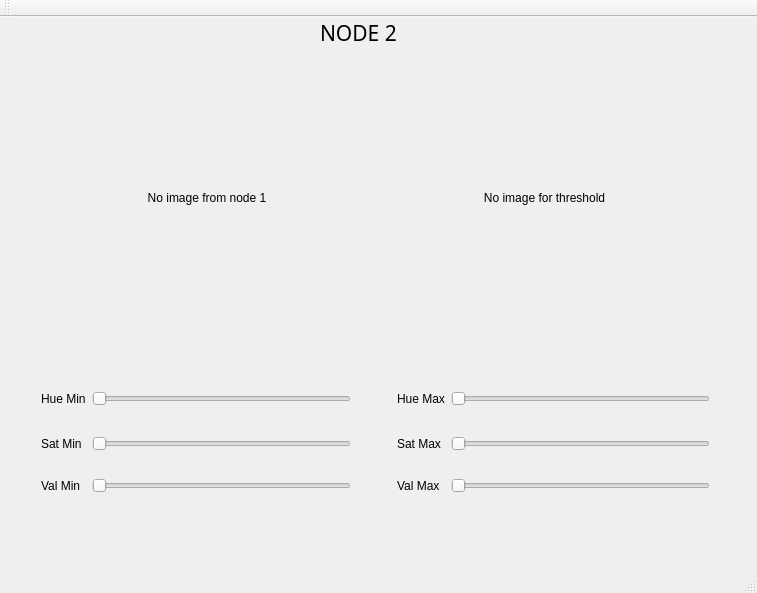
<?xml version="1.0" encoding="UTF-8"?>
<ui version="4.0">
 <class>MainWindow</class>
 <widget class="QMainWindow" name="MainWindow">
  <property name="geometry">
   <rect>
    <x>0</x>
    <y>0</y>
    <width>757</width>
    <height>593</height>
   </rect>
  </property>
  <property name="windowTitle">
   <string>MainWindow</string>
  </property>
  <widget class="QWidget" name="centralWidget">
   <widget class="QWidget" name="gridLayoutWidget">
    <property name="geometry">
     <rect>
      <x>30</x>
      <y>340</y>
      <width>691</width>
      <height>171</height>
     </rect>
    </property>
    <layout class="QGridLayout" name="gridLayout">
     <item row="2" column="0">
      <widget class="QLabel" name="label_3">
       <property name="text">
        <string>Val Min</string>
       </property>
      </widget>
     </item>
     <item row="0" column="3">
      <spacer name="horizontalSpacer">
       <property name="orientation">
        <enum>Qt::Horizontal</enum>
       </property>
       <property name="sizeType">
        <enum>QSizePolicy::Minimum</enum>
       </property>
       <property name="sizeHint" stdset="0">
        <size>
         <width>40</width>
         <height>20</height>
        </size>
       </property>
      </spacer>
     </item>
     <item row="0" column="5">
      <widget class="QSlider" name="hs_Mh">
       <property name="maximum">
        <number>255</number>
       </property>
       <property name="orientation">
        <enum>Qt::Horizontal</enum>
       </property>
      </widget>
     </item>
     <item row="0" column="0">
      <widget class="QLabel" name="label">
       <property name="text">
        <string>Hue Min</string>
       </property>
      </widget>
     </item>
     <item row="2" column="5">
      <widget class="QSlider" name="hs_Mv">
       <property name="maximum">
        <number>255</number>
       </property>
       <property name="orientation">
        <enum>Qt::Horizontal</enum>
       </property>
      </widget>
     </item>
     <item row="0" column="4">
      <widget class="QLabel" name="label_4">
       <property name="text">
        <string>Hue Max</string>
       </property>
      </widget>
     </item>
     <item row="1" column="4">
      <widget class="QLabel" name="label_5">
       <property name="text">
        <string>Sat Max</string>
       </property>
      </widget>
     </item>
     <item row="1" column="0">
      <widget class="QLabel" name="label_2">
       <property name="text">
        <string>Sat Min</string>
       </property>
      </widget>
     </item>
     <item row="1" column="5">
      <widget class="QSlider" name="hs_Ms">
       <property name="maximum">
        <number>255</number>
       </property>
       <property name="orientation">
        <enum>Qt::Horizontal</enum>
       </property>
      </widget>
     </item>
     <item row="2" column="1">
      <widget class="QSlider" name="hs_mv">
       <property name="maximum">
        <number>255</number>
       </property>
       <property name="orientation">
        <enum>Qt::Horizontal</enum>
       </property>
      </widget>
     </item>
     <item row="1" column="1">
      <widget class="QSlider" name="hs_ms">
       <property name="maximum">
        <number>255</number>
       </property>
       <property name="orientation">
        <enum>Qt::Horizontal</enum>
       </property>
      </widget>
     </item>
     <item row="0" column="1">
      <widget class="QSlider" name="hs_mh">
       <property name="maximum">
        <number>255</number>
       </property>
       <property name="orientation">
        <enum>Qt::Horizontal</enum>
       </property>
      </widget>
     </item>
     <item row="2" column="4">
      <widget class="QLabel" name="label_6">
       <property name="text">
        <string>Val Max</string>
       </property>
      </widget>
     </item>
    </layout>
   </widget>
   <widget class="QLabel" name="label_7">
    <property name="geometry">
     <rect>
      <x>320</x>
      <y>0</y>
      <width>81</width>
      <height>31</height>
     </rect>
    </property>
    <property name="font">
     <font>
      <family>Sans Serif</family>
      <pointsize>16</pointsize>
     </font>
    </property>
    <property name="text">
     <string>NODE 2</string>
    </property>
   </widget>
   <widget class="QWidget" name="horizontalLayoutWidget">
    <property name="geometry">
     <rect>
      <x>30</x>
      <y>40</y>
      <width>691</width>
      <height>281</height>
     </rect>
    </property>
    <layout class="QHBoxLayout" name="horizontalLayout">
     <item>
      <widget class="QLabel" name="label_node1">
       <property name="sizePolicy">
        <sizepolicy hsizetype="Fixed" vsizetype="Fixed">
         <horstretch>0</horstretch>
         <verstretch>0</verstretch>
        </sizepolicy>
       </property>
       <property name="maximumSize">
        <size>
         <width>342</width>
         <height>279</height>
        </size>
       </property>
       <property name="text">
        <string>No image from node 1</string>
       </property>
       <property name="alignment">
        <set>Qt::AlignCenter</set>
       </property>
      </widget>
     </item>
     <item>
      <widget class="QLabel" name="label_node2">
       <property name="sizePolicy">
        <sizepolicy hsizetype="Fixed" vsizetype="Fixed">
         <horstretch>0</horstretch>
         <verstretch>0</verstretch>
        </sizepolicy>
       </property>
       <property name="maximumSize">
        <size>
         <width>342</width>
         <height>279</height>
        </size>
       </property>
       <property name="text">
        <string>No image for threshold</string>
       </property>
       <property name="alignment">
        <set>Qt::AlignCenter</set>
       </property>
      </widget>
     </item>
    </layout>
   </widget>
  </widget>
  <widget class="QMenuBar" name="menuBar">
   <property name="geometry">
    <rect>
     <x>0</x>
     <y>0</y>
     <width>757</width>
     <height>25</height>
    </rect>
   </property>
  </widget>
  <widget class="QToolBar" name="mainToolBar">
   <attribute name="toolBarArea">
    <enum>TopToolBarArea</enum>
   </attribute>
   <attribute name="toolBarBreak">
    <bool>false</bool>
   </attribute>
  </widget>
  <widget class="QStatusBar" name="statusBar"/>
 </widget>
 <layoutdefault spacing="6" margin="11"/>
 <resources/>
 <connections/>
</ui>
